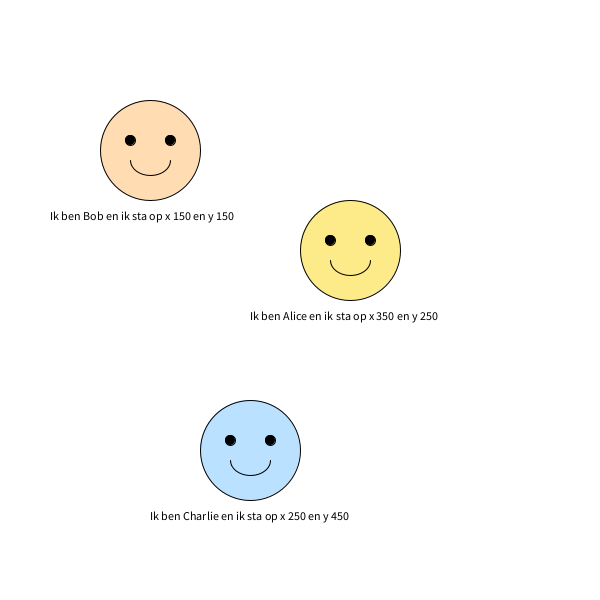
Frame 1 (no input)
Frame 60 (the mouse pressed at the canvas centre just before this capture): identical to frame 1, image omitted
Frame 120 (the mouse held since frame 60 and released just before this capture): identical to frame 1, image omitted

The Processing sketch that drew this single still picture (run headless with seeded random() and noise(); from frame 60 on, the mouse is pressed at the canvas centre):

// Processing sketch: opdr_5_4_vervolg
// ── opdr_5_4_vervolg.pde
int x = 150;
int y = 150;
String naam1 = "Bob";

int x2 = 350;
int y2 = 250;
String naam2 = "Alice";

int x3 = 250;
int y3 = 450;
String naam3 = "Charlie";

void setup() {
  size(600, 600);
  textSize(12);
}

void draw() {
  background(255);
  
  fill(255, 220, 177);
  ellipse(x, y, 100, 100);
  fill(0);
  ellipse(x - 20, y - 10, 10, 10);
  ellipse(x + 20, y - 10, 10, 10);
  noFill();
  stroke(0);
  arc(x, y + 10, 40, 30, 0, PI);
  fill(0);
  text("Ik ben " + naam1 + " en ik sta op x " + x + " en y " + y, x - 100, y + 70);
  
  fill(253, 235, 137);
  ellipse(x2, y2, 100, 100);
  fill(0);
  ellipse(x2 - 20, y2 - 10, 10, 10);
  ellipse(x2 + 20, y2 - 10, 10, 10);
  noFill();
  stroke(0);
  arc(x2, y2 + 10, 40, 30, 0, PI);
  fill(0);
  text("Ik ben " + naam2 + " en ik sta op x " + x2 + " en y " + y2, x2 - 100, y2 + 70);
  
  fill(186, 225, 255);
  ellipse(x3, y3, 100, 100);
  fill(0);
  ellipse(x3 - 20, y3 - 10, 10, 10);
  ellipse(x3 + 20, y3 - 10, 10, 10);
  noFill();
  stroke(0);
  arc(x3, y3 + 10, 40, 30, 0, PI);
  fill(0);
  text("Ik ben " + naam3 + " en ik sta op x " + x3 + " en y " + y3, x3 - 100, y3 + 70);
}
